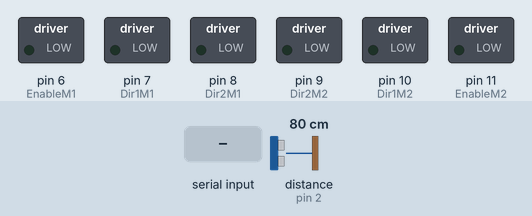
The sketch below on a simulated Arduino Uno, built with avr-gcc and run on an emulated ATmega328P. Parts: switched loads named in the sketch (green lamp = pin HIGH). Wiring (inferred from the names in the program): ultrasonic range finder: trigger pin 3; echo pin 2. The inputs (shaded band) are chosen by the test bench; at power-on: distance to the obstacle (sensor on pin 2) 80 cm. The echo pulse lasts 58.3 µs per cm; pins used as bus, display or sensor lines are not drawn; what the sketch prints to the serial monitor is not drawn.

Above: at 1.2 s.
1.3 s: "s" received over Serial
At 1.7 s:
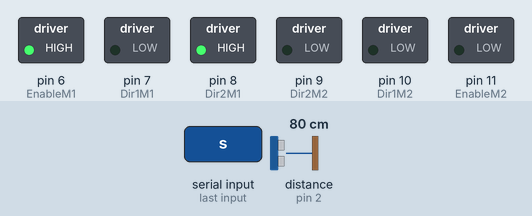
2.8 s: "w" received over Serial
At 4.0 s:
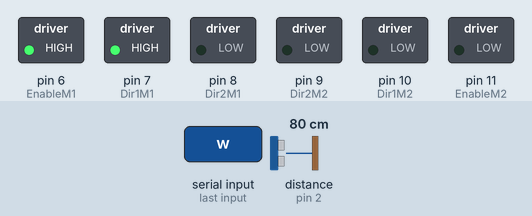
4.3 s: "d" received over Serial
At 5.1 s:
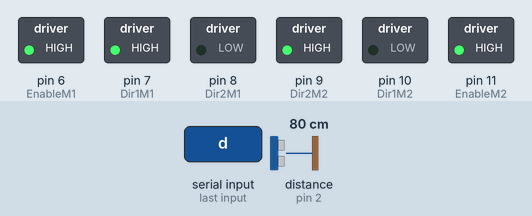
5.8 s: "a" received over Serial
At 6.2 s:
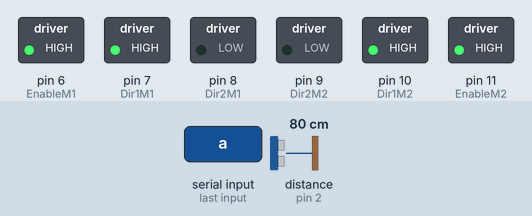
7.3 s: "q" received over Serial
At 8.5 s:
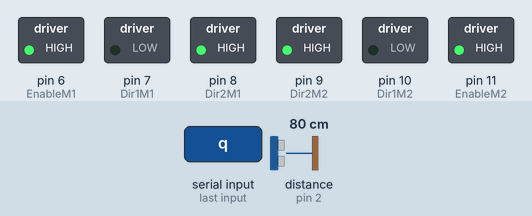
8.8 s: "t" received over Serial
At 9.7 s:
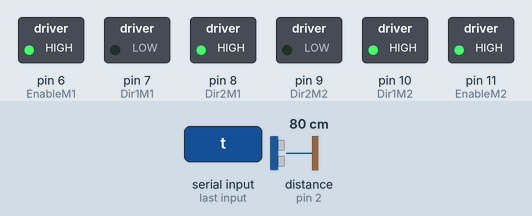
Timing chart, 0 to 11.3 s (numbered marks = the images above; inputs shaded):
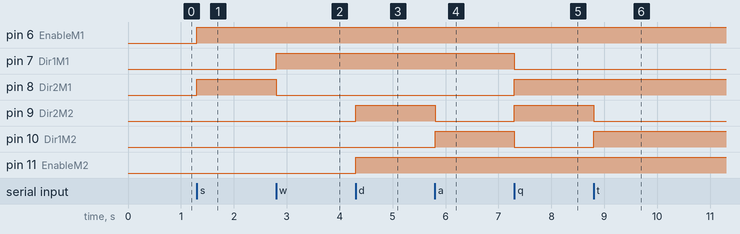

The sketch:

Control_BT_Car_ping.ino
```cpp
//Declaración de variables para el sensor HC-SR04
const int Trigger = 3;   //Pin digital 2 para el Trigger del sensor
const int Echo = 2;   //Pin digital 3 para el Echo del sensor

  long t; //timepo que demora en llegar el eco
  long d; //distancia en centimetros

//Declaración de variables para el uso del Driver Motor  L298N,


int EnableM1 = 6;
int Dir1M1    = 7;
int Dir2M1    = 8;

int EnableM2 =11;
int Dir1M2    =10;
int Dir2M2    =9;

int contador = 0;

void setup() {
  Serial.begin(9600);//iniciailzamos la comunicación

  // Pines para el Modulo Sensor HC-SR04
  pinMode(Trigger, OUTPUT); //pin como salida
  pinMode(Echo, INPUT);  //pin como entrada
  digitalWrite(Trigger, LOW);//Inicializamos el pin con 0

  // Pines para el driver Motor L298N
  pinMode(EnableM1,OUTPUT);
  pinMode(Dir1M1,OUTPUT);
  pinMode(Dir2M1,OUTPUT);
  pinMode(EnableM2,OUTPUT);
  pinMode(Dir1M2,OUTPUT);
  pinMode(Dir2M2,OUTPUT);

}

void loop()
{

 control();

 contador=contador+1; //Establecer un contador

   if (contador = 100){//Intervalo de tiempo para el envío de la distancia,
                        // si la App se bloquea, elimine o aumente este tiempo.

    distancia();
   }

 }

void M1back(){ // Motor Izquierdo atras

  digitalWrite(EnableM1,HIGH);
  digitalWrite(Dir1M1,HIGH);
  digitalWrite(Dir2M1,LOW);}

void M1forward(){ // Motor Izquierdo adelante

  digitalWrite(EnableM1,HIGH);
  digitalWrite(Dir1M1,LOW);
  digitalWrite(Dir2M1,HIGH);}

void M2forward(){ // Motor Derecho adelante

  digitalWrite(EnableM2,HIGH);
  digitalWrite(Dir1M2,LOW);
  digitalWrite(Dir2M2,HIGH);}

void M2back(){ // Motor Derecho atras

  digitalWrite(EnableM2,HIGH);
  digitalWrite(Dir1M2,HIGH);
  digitalWrite(Dir2M2,LOW);}

void Freno(){ // Freno de los motores

  digitalWrite(EnableM2,LOW);
  digitalWrite(Dir1M2,LOW);
  digitalWrite(Dir2M2,LOW);
  digitalWrite(EnableM1,LOW);
  digitalWrite(Dir1M1,LOW);
  digitalWrite(Dir2M1,LOW);
  }
void control(){

 if (Serial.available() > 0) {
    int App = Serial.read();  // declaramos el dato que recibimos de la APP o del Puerto Serial

    switch (App) {
      case 's':
        M1forward(); // SOLO UN MOTOR ADELANTE
        break;
      case 'w':
        M1back();  // SOLO UN MOTOR ATRAS
        break;
      case 'd':
        M2forward(); // SOLO UN MOTOR ADELANTE
        break;
      case 'a':
        M2back(); // SOLO UN MOTOR ATRAS
        break;
      case 'f':
        Freno();
        break;
      case 'q': // ADELANTE COMBINANDO MORORES
        M1forward();
        M2forward();
        break;
      case 'b': // ATRAS COMBINANDO MOTORES
        M1back();
        M2back();
        break;
      case 't': // GIRO COMPLETO DERECHO
        M1forward();
        M2back();
        break;
      case 'y': // GIRO COMPLETO DERECHO
        M1back();
        M2forward();
        break;

    }
  }
}

void distancia(){

  digitalWrite(Trigger, HIGH);
  delayMicroseconds(10);          //Enviamos un pulso de 10us
  digitalWrite(Trigger, LOW);

  t = pulseIn(Echo, HIGH); //obtenemos el ancho del pulso
  d = t/59;                //escalamos el tiempo a una distancia en cm

  Serial.println(d);      //Enviamos serialmente el valor de la distancia
  //delay(100);             //Hacemos una pausa de 100ms

}
```

Measured:
- after the input at 1.3 s, pin 6 (EnableM1), pin 8 (Dir2M1): LOW → HIGH at once
- after the input at 2.8 s, pin 7 (Dir1M1): LOW → HIGH at once; pin 8 (Dir2M1): HIGH → LOW at once
- after the input at 4.3 s, pin 9 (Dir2M2), pin 11 (EnableM2): LOW → HIGH at once
- after the input at 5.8 s, pin 9 (Dir2M2): HIGH → LOW at once; pin 10 (Dir1M2): LOW → HIGH at once
- after the input at 7.3 s, pin 7 (Dir1M1), pin 10 (Dir1M2): HIGH → LOW at once; pin 8 (Dir2M1), pin 9 (Dir2M2): LOW → HIGH at once
- after the input at 8.8 s, pin 9 (Dir2M2): HIGH → LOW at once; pin 10 (Dir1M2): LOW → HIGH at once
